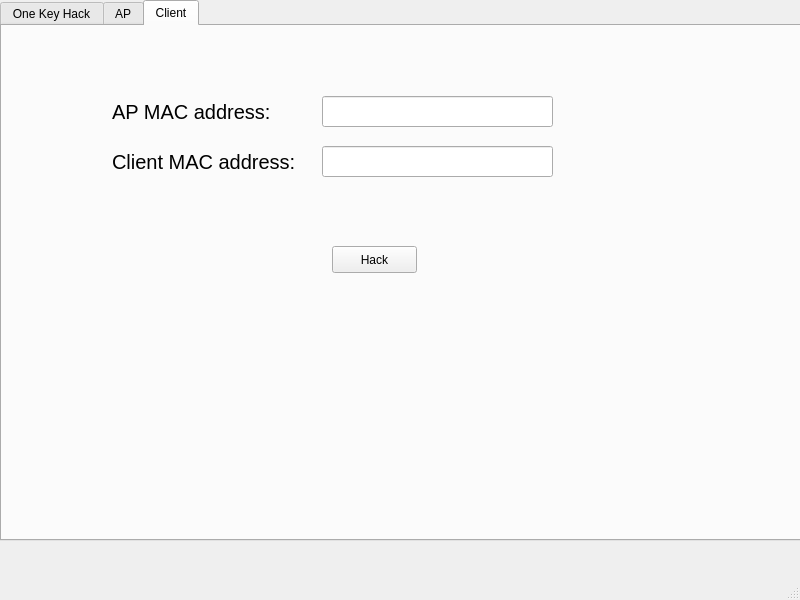
<?xml version="1.0" encoding="UTF-8"?>
<ui version="4.0">
 <class>MainWindow</class>
 <widget class="QMainWindow" name="MainWindow">
  <property name="geometry">
   <rect>
    <x>0</x>
    <y>0</y>
    <width>800</width>
    <height>600</height>
   </rect>
  </property>
  <property name="windowTitle">
   <string>MainWindow</string>
  </property>
  <widget class="QWidget" name="centralwidget">
   <widget class="QTabWidget" name="tabWidget">
    <property name="geometry">
     <rect>
      <x>0</x>
      <y>0</y>
      <width>801</width>
      <height>541</height>
     </rect>
    </property>
    <property name="tabShape">
     <enum>QTabWidget::Rounded</enum>
    </property>
    <property name="currentIndex">
     <number>2</number>
    </property>
    <property name="elideMode">
     <enum>Qt::ElideNone</enum>
    </property>
    <property name="tabsClosable">
     <bool>false</bool>
    </property>
    <widget class="QWidget" name="tab">
     <attribute name="title">
      <string>One Key Hack</string>
     </attribute>
     <widget class="QPushButton" name="oneKeyButton">
      <property name="geometry">
       <rect>
        <x>330</x>
        <y>170</y>
        <width>131</width>
        <height>51</height>
       </rect>
      </property>
      <property name="text">
       <string>One Key hack!</string>
      </property>
     </widget>
    </widget>
    <widget class="QWidget" name="APTab">
     <property name="font">
      <font>
       <pointsize>9</pointsize>
      </font>
     </property>
     <attribute name="title">
      <string>AP</string>
     </attribute>
     <widget class="QTableWidget" name="tableWidgetAP">
      <property name="geometry">
       <rect>
        <x>30</x>
        <y>30</y>
        <width>721</width>
        <height>401</height>
       </rect>
      </property>
      <property name="selectionMode">
       <enum>QAbstractItemView::MultiSelection</enum>
      </property>
      <property name="selectionBehavior">
       <enum>QAbstractItemView::SelectRows</enum>
      </property>
      <column>
       <property name="text">
        <string>MAC Address</string>
       </property>
      </column>
      <column>
       <property name="text">
        <string>AP Name</string>
       </property>
      </column>
      <column>
       <property name="text">
        <string>Channel</string>
       </property>
      </column>
     </widget>
     <widget class="QPushButton" name="hackAPButton">
      <property name="geometry">
       <rect>
        <x>670</x>
        <y>460</y>
        <width>85</width>
        <height>27</height>
       </rect>
      </property>
      <property name="text">
       <string>Hack!</string>
      </property>
     </widget>
    </widget>
    <widget class="QWidget" name="clientTab">
     <attribute name="title">
      <string>Client</string>
     </attribute>
     <widget class="QLineEdit" name="clientLineEdit">
      <property name="geometry">
       <rect>
        <x>320</x>
        <y>120</y>
        <width>231</width>
        <height>31</height>
       </rect>
      </property>
      <property name="font">
       <font>
        <pointsize>15</pointsize>
       </font>
      </property>
      <property name="text">
       <string/>
      </property>
     </widget>
     <widget class="QLabel" name="label">
      <property name="geometry">
       <rect>
        <x>110</x>
        <y>110</y>
        <width>201</width>
        <height>51</height>
       </rect>
      </property>
      <property name="font">
       <font>
        <pointsize>15</pointsize>
       </font>
      </property>
      <property name="text">
       <string>Client MAC address:</string>
      </property>
     </widget>
     <widget class="QPushButton" name="hackClientButton">
      <property name="geometry">
       <rect>
        <x>330</x>
        <y>220</y>
        <width>85</width>
        <height>27</height>
       </rect>
      </property>
      <property name="text">
       <string>Hack</string>
      </property>
     </widget>
     <widget class="QLabel" name="label_2">
      <property name="geometry">
       <rect>
        <x>110</x>
        <y>60</y>
        <width>201</width>
        <height>51</height>
       </rect>
      </property>
      <property name="font">
       <font>
        <pointsize>15</pointsize>
       </font>
      </property>
      <property name="text">
       <string>AP MAC address:</string>
      </property>
     </widget>
     <widget class="QLineEdit" name="apLineEdit">
      <property name="geometry">
       <rect>
        <x>320</x>
        <y>70</y>
        <width>231</width>
        <height>31</height>
       </rect>
      </property>
      <property name="font">
       <font>
        <pointsize>15</pointsize>
       </font>
      </property>
      <property name="text">
       <string/>
      </property>
     </widget>
    </widget>
   </widget>
  </widget>
  <widget class="QMenuBar" name="menubar">
   <property name="geometry">
    <rect>
     <x>0</x>
     <y>0</y>
     <width>800</width>
     <height>23</height>
    </rect>
   </property>
  </widget>
  <widget class="QStatusBar" name="statusbar"/>
 </widget>
 <resources/>
 <connections/>
</ui>
